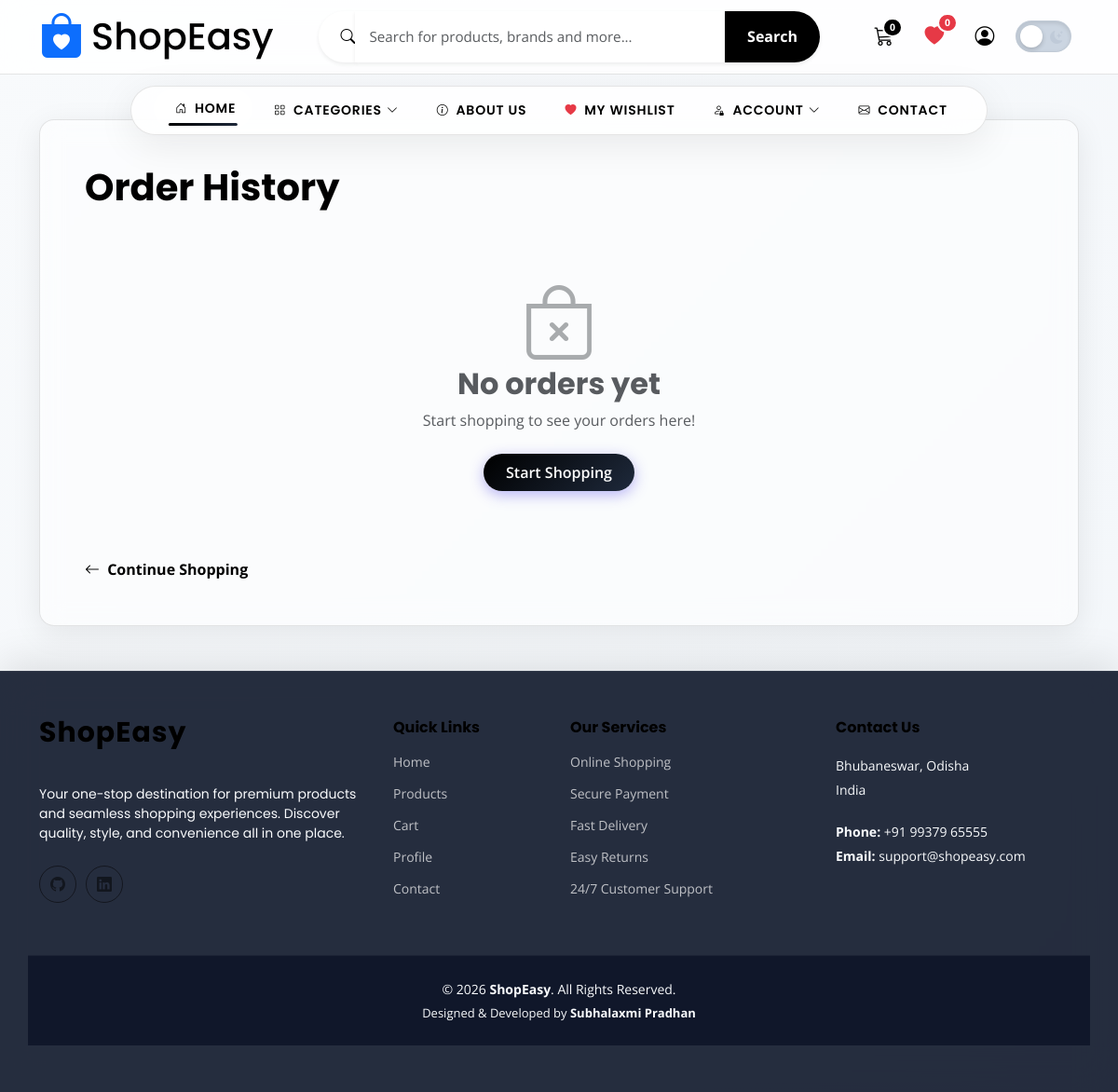
Before: /orders/ (signed in) with the older database file.
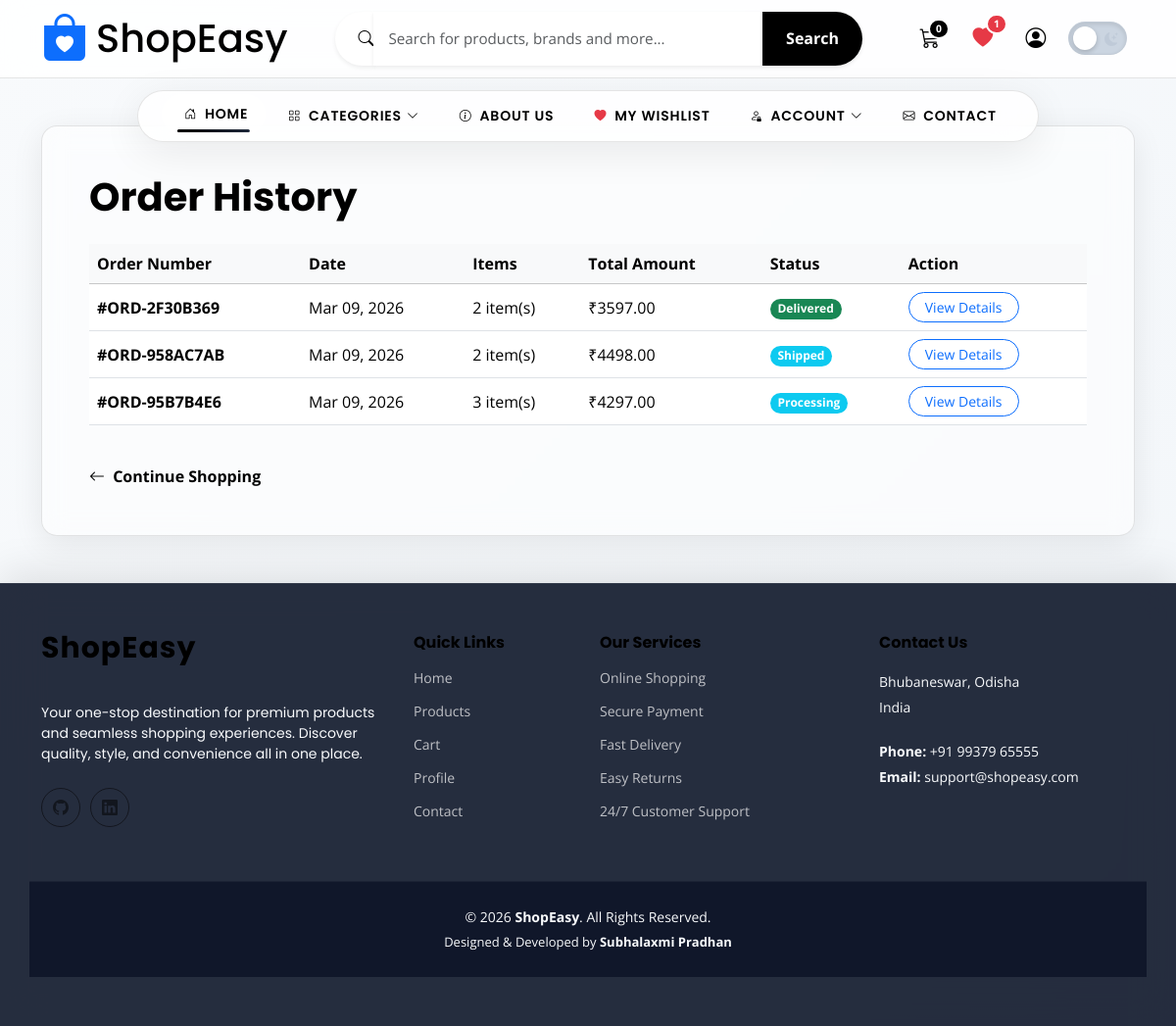
After: the same page with the newer database file.
### ecommerceapp/models.py (models this page shows, shortened)
class Order(models.Model):
    STATUS_CHOICES = [
        ('pending', 'Pending'),
        ('processing', 'Processing'),
        ('shipped', 'Shipped'),
        ('delivered', 'Delivered'),
        ('cancelled', 'Cancelled'),
    ]
    PAYMENT_CHOICES = [
        ('cod', 'Cash on Delivery'),
        ('online', 'Online Payment'),
        ('card', 'Credit/Debit Card'),
    ]
    user = models.ForeignKey(User, on_delete=models.CASCADE, related_name='orders')
    order_number = models.CharField(max_length=100, unique=True, blank=True)
    total_amount = models.DecimalField(max_digits=10, decimal_places=2)
    status = models.CharField(max_length=20, choices=STATUS_CHOICES, default='pending')
    payment_method = models.CharField(max_length=20, choices=PAYMENT_CHOICES, default='cod')
    shipping_address = models.TextField()
    shipping_city = models.CharField(max_length=100)
    shipping_state = models.CharField(max_length=100)
    shipping_zipcode = models.CharField(max_length=10)
    shipping_phone = models.CharField(max_length=20)
    created_at = models.DateTimeField(auto_now_add=True)
    updated_at = models.DateTimeField(auto_now=True)
    class Meta:
        ordering = ['-created_at']

### ecommerceapp/views.py (the view)
# urls.py: path('orders/', views.order_history, name="order_history"),
def order_history(request):
    if not request.user.is_authenticated:
        return redirect('handleLogin')
    orders = Order.objects.filter(user=request.user)
    context = {
        'orders': orders,
    }
    return render(request, "order_history.html", context)

### ecommerceapp/context_processors.py (called while the page is built)
def all_categories(request):
    return {
        'all_categories': Category.objects.all()
    }

def cart_count(request):
    if request.user.is_authenticated:
        try:
            cart = Cart.objects.get(user=request.user)
            return {'cart_count': cart.total_items}
        except Cart.DoesNotExist:
            return {'cart_count': 0}
    return {'cart_count': 0}

def wishlist_count(request):
    if request.user.is_authenticated:
        from .models import Wishlist
        return {'wishlist_count': Wishlist.objects.filter(user=request.user).count()}
    return {'wishlist_count': 0}

### ecommerceapp/models.py (called while the page is built)
    @property
    def total_items(self):
        return sum(item.quantity for item in self.items.all())

### templates/order_history.html (shortened to what this page needs)
{% extends "base.html" %}
{% load static %}
{% block body %}
<div class="container py-5" style="margin-top: 80px;">
    <div class="glass-card p-4 p-md-5">
        <h1 class="fw-bold mb-4">Order History</h1>
        {% if orders %}
            <div class="table-responsive">
                <table class="table table-hover align-middle">
                    <thead class="table-light">
                        <tr>
                            <th>Order Number</th>
                            <th>Date</th>
                            <th>Items</th>
                            <th>Total Amount</th>
                            <th>Status</th>
                            <th>Action</th>
                        </tr>
                    </thead>
                    <tbody>
                        {% for order in orders %}
                        <tr>
                            <td><strong>#{{ order.order_number }}</strong></td>
                            <td>{{ order.created_at|date:"M d, Y" }}</td>
                            <td>{{ order.items.count }} item(s)</td>
                            <td>₹{{ order.total_amount }}</td>
                            <td>
                                <span class="badge rounded-pill bg-{% if order.status == 'delivered' %}success{% elif order.status == 'cancelled' %}danger{% else %}info{% endif %}">
                                    {{ order.get_status_display }}
                                </span>
                            </td>
                            <td>
                                <a href="{% url 'order_detail' order.id %}" class="btn btn-outline-primary btn-sm rounded-pill px-3">View Details</a>
                            </td>
                        </tr>
                        {% endfor %}
                    </tbody>
                </table>
            </div>
        {% else %}
            <div class="text-center py-5">
                <i class="bi bi-bag-x display-1 text-muted opacity-50 mb-3"></i>
                <h2 class="fw-bold text-muted">No orders yet</h2>
                <p class="text-muted mb-4">Start shopping to see your orders here!</p>
                <a href="{% url 'index' %}" class="btn btn-gradient px-4 py-2">Start Shopping</a>
            </div>
        {% endif %}
        <div class="mt-4">
            <a href="{% url 'index' %}" class="text-decoration-none fw-bold"><i class="bi bi-arrow-left me-1"></i> Continue Shopping</a>
        </div>
    </div>
</div>
{% endblock body %}

### templates/base.html (shortened to what this page needs)
{% load static %}
<!DOCTYPE html>
<html lang="en">
  <head>
    <link
      href="{% static '/assets/vendor/bootstrap/css/bootstrap.min.css' %}"
      rel="stylesheet"
    />
    <link
      href="{% static '/assets/vendor/bootstrap-icons/bootstrap-icons.css' %}"
      rel="stylesheet"
    />
    <link
      href="{% static '/assets/vendor/boxicons/css/boxicons.min.css' %}"
      rel="stylesheet"
    />
    <link
      href="{% static '/assets/vendor/glightbox/css/glightbox.min.css' %}"
      rel="stylesheet"
    />
    <link
      href="{% static '/assets/vendor/remixicon/remixicon.css' %}"
      rel="stylesheet"
    />
    <link
      href="{% static '/assets/vendor/swiper/swiper-bundle.min.css' %}"
      rel="stylesheet"
    />
    <link
      rel="stylesheet"
      href="https://cdnjs.cloudflare.com/ajax/libs/font-awesome/6.2.1/css/all.min.css"
    />
    <link href="{% static '/assets/css/main.css' %}" rel="stylesheet" />
  </head>
  <body>
    <header id="header" class="header fixed-top">
      <div class="top-header">
        <div class="container-fluid container-xl d-flex align-items-center justify-content-between">
          <h1 class="logo d-flex align-items-center mb-0">
            <a href="/" class="d-flex align-items-center">
              <i class="bi bi-bag-heart-fill me-2 text-primary" style="font-size: 1.2em;"></i>
              <span>ShopEasy</span>
            </a>
          </h1>
          <div class="search-bar d-flex position-relative flex-grow-1 mx-lg-5" style="max-width: 600px;">
            <form action="{% url 'index' %}" method="GET" class="w-100">
              <div class="input-group">
                <span class="input-group-text border-0 ps-4 pe-0 rounded-start-pill shadow-sm" style="background: var(--surface-color); color: var(--accent-color);">
                  <i class="bi bi-search"></i>
                </span>
                <input type="text" name="search" id="search-input" autocomplete="off" class="form-control border-0 px-3 py-3 shadow-sm rounded-0" placeholder="Search for products, brands and more..." style="background: var(--surface-color); color: var(--text-main); font-size: 0.95rem;">
                <button type="submit" class="btn border-0 px-4 rounded-end-pill shadow-sm fw-bold" style="background: var(--accent-color); color: var(--contrast-color);">Search</button>
              </div>
            </form>
          </div>
          <div class="header-utilities">
            <a href="{% url 'cart' %}" class="utility-icon position-relative" title="Shopping Cart">
              <i class="bi bi-cart3"></i>
              <span id="cart" class="badge rounded-pill cart-badge-ui" style="background: var(--accent-color); color: var(--contrast-color);">{{ cart_count }}</span>
            </a>
            <a href="{% url 'wishlist' %}" class="utility-icon position-relative" title="My Wishlist">
              <i class="bi bi-heart-fill" style="color: #e63946;"></i>
              <span id="wishlist-count" class="badge rounded-pill cart-badge-ui" style="background: #e63946; color: white; top: -5px; right: -5px;">{{ wishlist_count }}</span>
            </a>
            <div class="dropdown d-inline-block">
              <a href="#" class="utility-icon dropdown-toggle" role="button" data-bs-toggle="dropdown" aria-expanded="false" title="My Account">
                <i class="bi bi-person-circle"></i>
              </a>
            </div>
            <div class="theme-switch-wrapper me-2">
              <label class="theme-switch" for="checkbox">
                <div class="slider round">
                  <i class="bi bi-sun-fill sun-icon"></i>
                  <i class="bi bi-moon-stars-fill moon-icon"></i>
                </div>
              </label>
            </div>
          </div>
        </div>
      </div>
      <nav id="navmenu" class="navmenu">
        <div class="bottom-header d-none d-lg-block">
          <div class="container-fluid container-xl">
            <ul class="d-flex justify-content-center mb-0">
              <li><a class="nav-link scrollto active" href="/"><i class="bi bi-house-door me-2"></i>Home</a></li>
              <li class="dropdown">
                <a href="/#portfolio"><span><i class="bi bi-grid me-2"></i>Categories</span> <i class="bi bi-chevron-down"></i></a>
              </li>
              <li><a class="nav-link scrollto" href="{% url 'about' %}"><i class="bi bi-info-circle me-2"></i>About Us</a></li>
              {% if user.is_authenticated %}
              <li><a class="nav-link scrollto" href="{% url 'wishlist' %}"><i class="bi bi-heart-fill me-2" style="color: #e63946;"></i>My Wishlist</a></li>
              {% endif %}
              <li class="dropdown">
                <a href="javascript:void(0)"><span><i class="bi bi-person-lock me-2"></i>Account</span> <i class="bi bi-chevron-down"></i></a>
              </li>
              <li><a class="nav-link scrollto" href="/contact"><i class="bi bi-envelope me-2"></i>Contact</a></li>
            </ul>
          </div>
        </div>
      </nav>
    </header>
    <main id="main">{% block body %} {% endblock body %}</main>
  <footer id="footer" class="footer">
    <div class="container footer-top">
      <div class="row gy-4">
        <div class="col-lg-4 col-md-6 footer-about">
          <a href="{% url 'index' %}" class="logo d-flex align-items-center">
            <span class="sitename">ShopEasy</span>
          </a>
          <div class="footer-contact pt-3">
            <p>Your one-stop destination for premium products and seamless shopping experiences. Discover quality, style, and convenience all in one place.</p>
            <div class="social-links d-flex mt-4">
              <a href="https://github.com/subha54820" target="_blank" rel="noopener noreferrer"><i class="bi bi-github"></i></a>
              <a href="https://www.linkedin.com/in/subhalaxmi-pradhan-77b7043a2?utm_source=share_via&utm_content=profile&utm_medium=member_android" target="_blank" rel="noopener noreferrer"><i class="bi bi-linkedin"></i></a>
            </div>
          </div>
        </div>
        <div class="col-lg-2 col-md-3 footer-links">
          <h4>Quick Links</h4>
          <ul>
            <li><a href="{% url 'index' %}">Home</a></li>
            <li><a href="{% url 'index' %}#portfolio">Products</a></li>
            <li><a href="{% url 'cart' %}">Cart</a></li>
            <li><a href="{% url 'profile' %}">Profile</a></li>
            <li><a href="{% url 'contact' %}">Contact</a></li>
          </ul>
        </div>
        <div class="col-lg-3 col-md-3 footer-links">
          <h4>Our Services</h4>
          <ul>
            <li><a href="#">Online Shopping</a></li>
            <li><a href="#">Secure Payment</a></li>
            <li><a href="#">Fast Delivery</a></li>
            <li><a href="#">Easy Returns</a></li>
            <li><a href="#">24/7 Customer Support</a></li>
          </ul>
        </div>
        <div class="col-lg-3 col-md-12 footer-contact text-center text-md-start">
          <h4>Contact Us</h4>
          <p>Bhubaneswar, Odisha</p>
          <p>India</p>
          <p class="mt-4"><strong>Phone:</strong> <span>+91 99379 65555</span></p>
          <p><strong>Email:</strong> <span>support@shopeasy.com</span></p>
        </div>
      </div>
    </div>
    <div class="container copyright text-center mt-4">
      <p>© 2026 <strong>ShopEasy</strong>. All Rights Reserved.</p>
      <div class="credits">
        Designed & Developed by <strong>Subhalaxmi Pradhan</strong>
      </div>
    </div>
  </footer>
  </body>
</html>

### templates/base.html (style rules this page uses)
.utility-icon.dropdown-toggle::after { display: none !important; }

Changed rows visible on the page:
added Order: order_number "ORD-2F30B369", created_at "Mar 09, 2026", items.count "2", total_amount "3597.00", status "Delivered"
added Order: order_number "ORD-958AC7AB", created_at "Mar 09, 2026", items.count "2", total_amount "4498.00", status "Shipped"
added Order: order_number "ORD-95B7B4E6", created_at "Mar 09, 2026", items.count "3", total_amount "4297.00", status "Processing"
Other visible differences:
{{ wishlist_count }}: "0" → "1"
text no longer shown: "No orders yet Start shopping to see your orders here! Start Shopping"
text now shown: "Order Number Date Items Total Amount Status Action"
